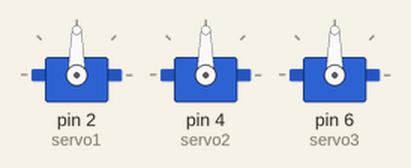
This sketch was run on a simulated Arduino Uno, built with avr-gcc and run on an emulated ATmega328P. Shown: 3 × servo.

Above: at 0.1 s.
At 11.8 s:
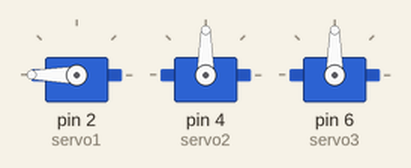
At 16.7 s:
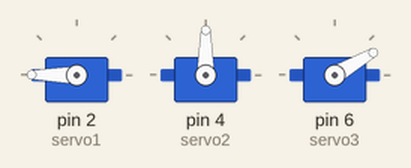
At 18.43 s:
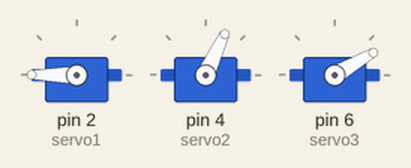
At 20.2 s:
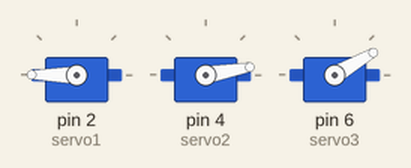
At 25.1 s:
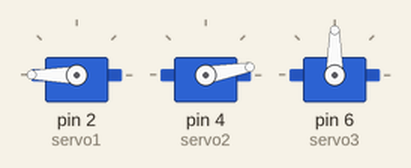
Timing chart, 0 to 40.0 s (numbered marks = the images above):
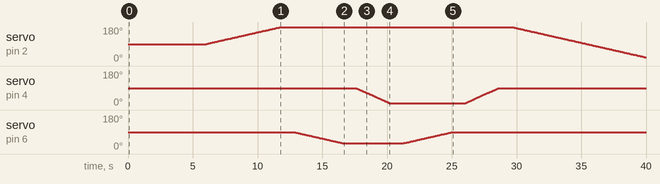

Measured:
- by itself, servo on pin 2 (servo1): rises from 90° to 180° in 5.7 s, then falls to 19° in 28.2 s

The sketch:

working_3_dof.ino
```cpp
#include <VarSpeedServo.h>
//from below to upwards (1-6)
VarSpeedServo servo1;
VarSpeedServo servo2;
VarSpeedServo servo3;


void setup() {
  // put your setup code here, to run once:
  servo1.attach(2);
  servo1.write(90,10,true);
  servo2.attach(4);
  servo2.write(90,10,true);
  servo3.attach(6);
  servo3.write(90,10,true);

  delay(6000);
}

void loop() {
  servo1.write(180,10,true);
  delay(1000);
  servo3.write(30,10,true);
  delay(1000);
  servo2.write(10,20,true);
  delay(1000);
  servo3.write(90,10,true);
  delay(1000);
  servo2.write(90,20,true);
  delay(1000);
  servo1.write(0,10,true);
  delay(1000);
  servo3.write(30,10,true);
  delay(1000);
  servo3.write(90,10,true);
  delay(6000);
  setup();

}
```
